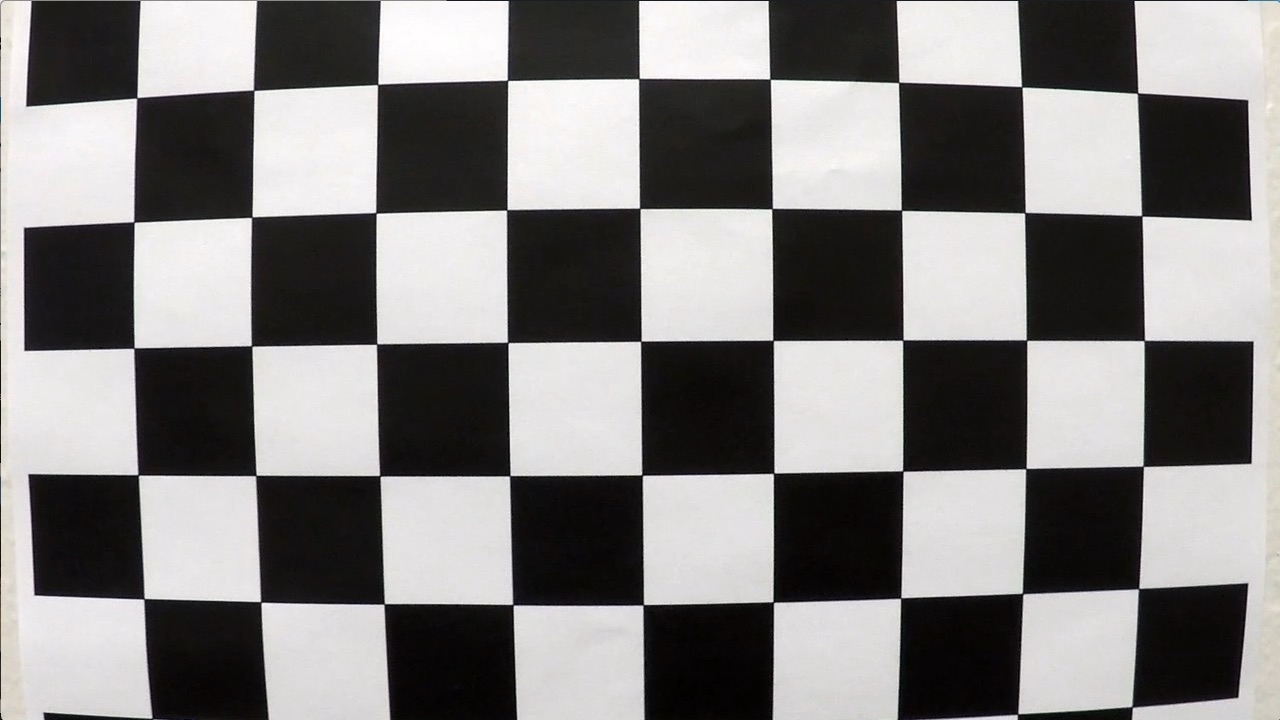
#> input picture Project_2/camera_cal/calibration1.jpg, 1280 x 720 px
$ jupyter execute example.ipynb   (shell and % lines are left out)   (text cells are left out)
#> lines starting #> are read from the running program, lines starting #| are printed output that depends on the picture; after the words box and inside, x2 and y2 are one past the last pixel; in counts of white or black regions, pixels touching at a corner belong together; pictures that were not available may be replaced by others from this repository, and a replacement may not be noted
[cell 1]
import numpy as np
import cv2
import glob
import matplotlib.pyplot as plt

# prepare object points, like (0,0,0), (1,0,0), (2,0,0) ....,(6,5,0)
objp = np.zeros((6*9,3), np.float32)
objp[:,:2] = np.mgrid[0:9,0:6].T.reshape(-1,2)

# Arrays to store object points and image points from all the images.
objpoints = [] # 3d points in real world space
imgpoints = [] # 2d points in image plane.

# Make a list of calibration images
calib_images = glob.glob('../camera_cal/calibration*.jpg')

# Step through the list and search for chessboard corners
imshape = None
for fname in calib_images:
    img = cv2.imread(fname)
#> img is the input picture: shape (720, 1280, 3); mean B, G, R 127.8, 128.4, 130.1

    gray = cv2.cvtColor(img,cv2.COLOR_BGR2GRAY)
    imshape = gray.shape
#> imshape = (720, 1280)

    # Find the chessboard corners
    ret, corners = cv2.findChessboardCorners(gray, (9,6),None)
#> ret = False; corners = None

    # If found, add object points, image points
    if ret == True:
        objpoints.append(objp)
        imgpoints.append(corners)

        # Draw and display the corners
        img = cv2.drawChessboardCorners(img, (9,6), corners, ret)
        cv2.imshow('img',img)
        cv2.waitKey(500)
#> pass 2 of the loop `for fname in calib_images:`:
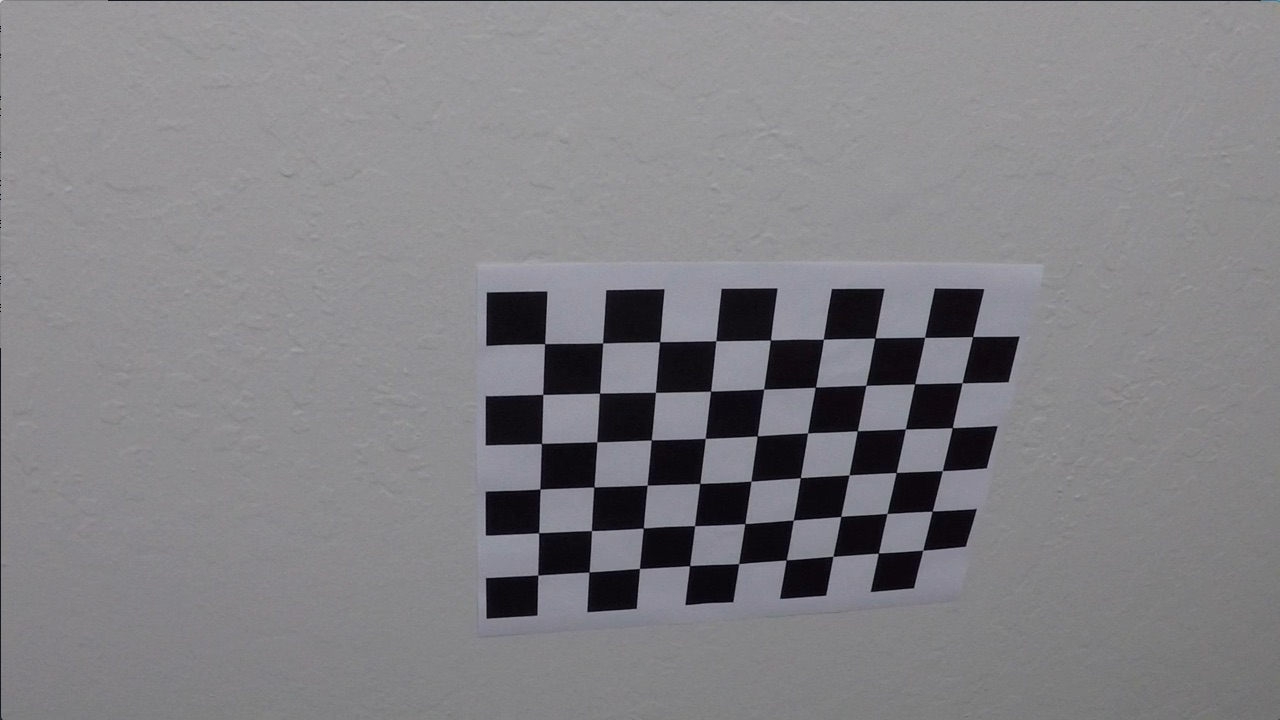
#> input picture Project_2/camera_cal/calibration10.jpg, 1280 x 720 px
#> img is the input picture: shape (720, 1280, 3); mean B, G, R 133.1, 129.4, 130.2
#> `ret, corners = cv2.findChessboardCorners(gray, (9,6),None)`: ret = True; corners = 54 rows, first 8: [545.3, 343.1], [602.7, 342.8], [660.1, 341.3], [715.8, 340.7], [770.6, 340], [823.5, 339.2], [874.3, 338.5], [925.1, 337.4]
#> `img = cv2.drawChessboardCorners(img, (9,6), corners, ret)`:
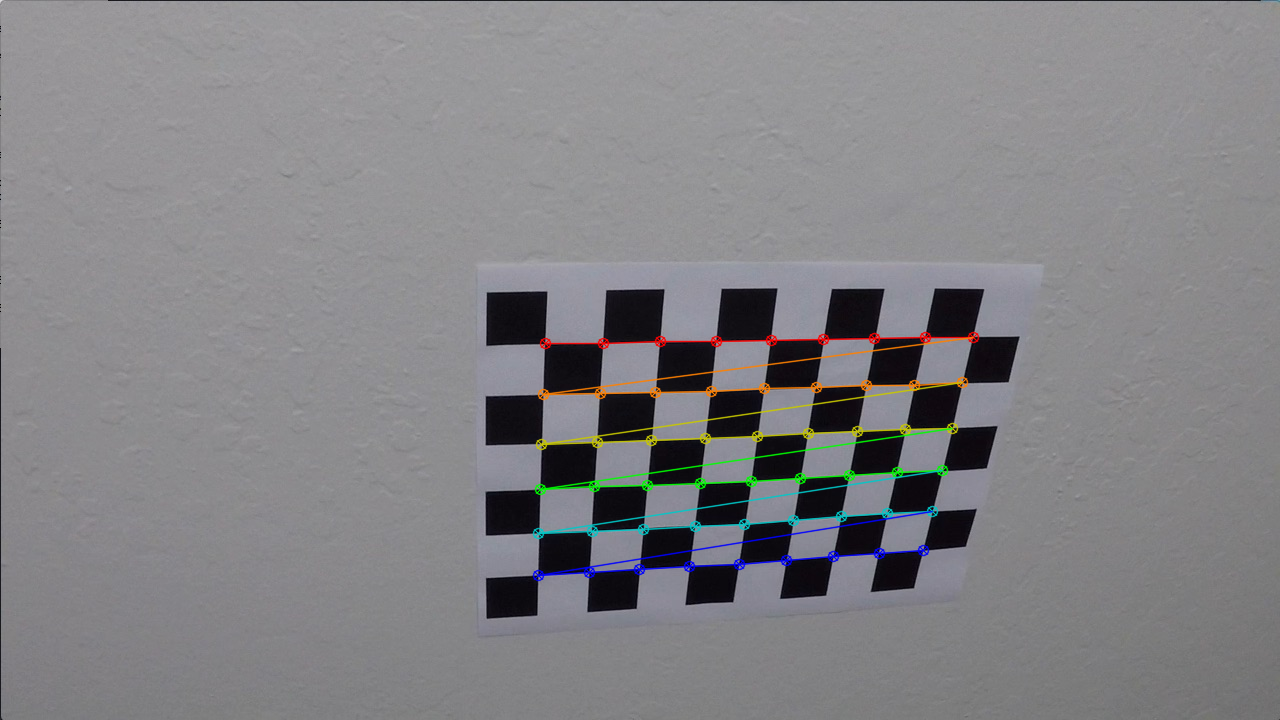
#> img: shape (720, 1280, 3); 1.91% of pixels changed, all inside (x1, y1, x2, y2) = (532, 331, 980, 582)
#> pass 3 of the loop `for fname in calib_images:`:
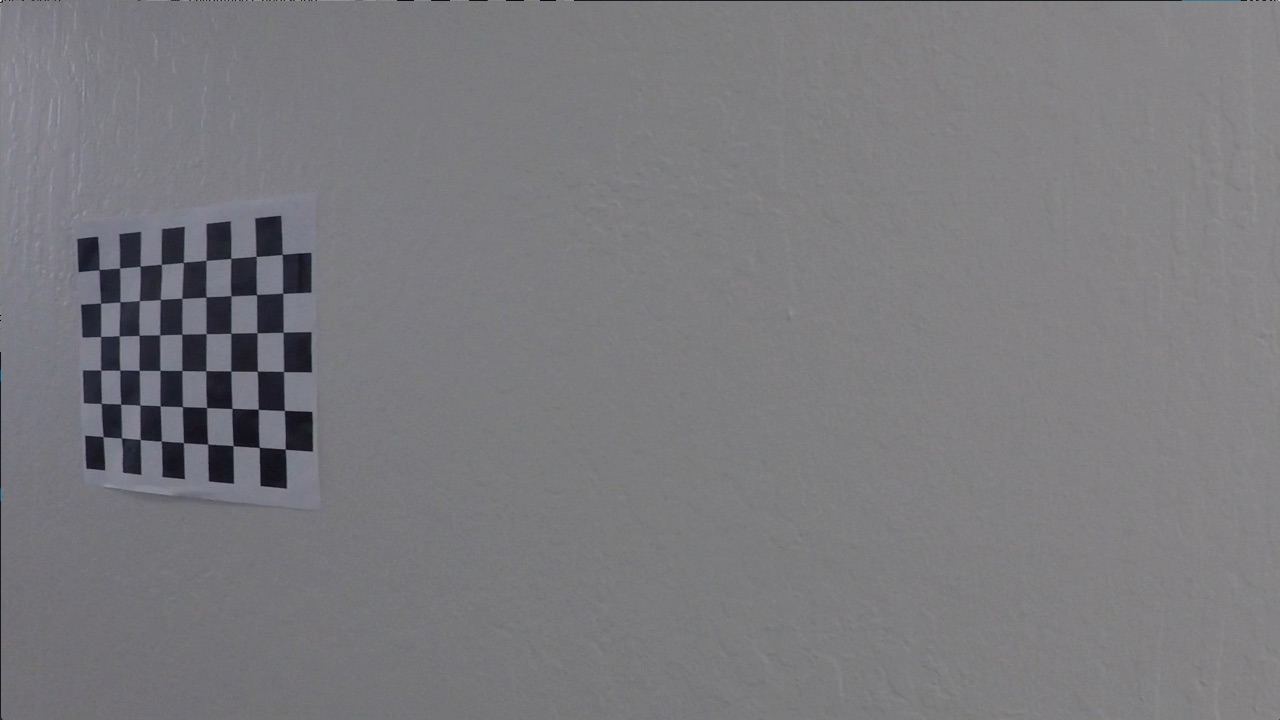
#> input picture Project_2/camera_cal/calibration11.jpg, 1280 x 720 px
#> img is the input picture: shape (720, 1280, 3); mean B, G, R 125.2, 121.7, 122.2
#> corners = 54 rows, first 8: [99.22, 269.6], [119.6, 268], [140.1, 266.1], [161.3, 264.5], [183.3, 262.5], [206.1, 260.3], [230.7, 258.2], [256.2, 256.3]
#> `img = cv2.drawChessboardCorners(img, (9,6), corners, ret)`:
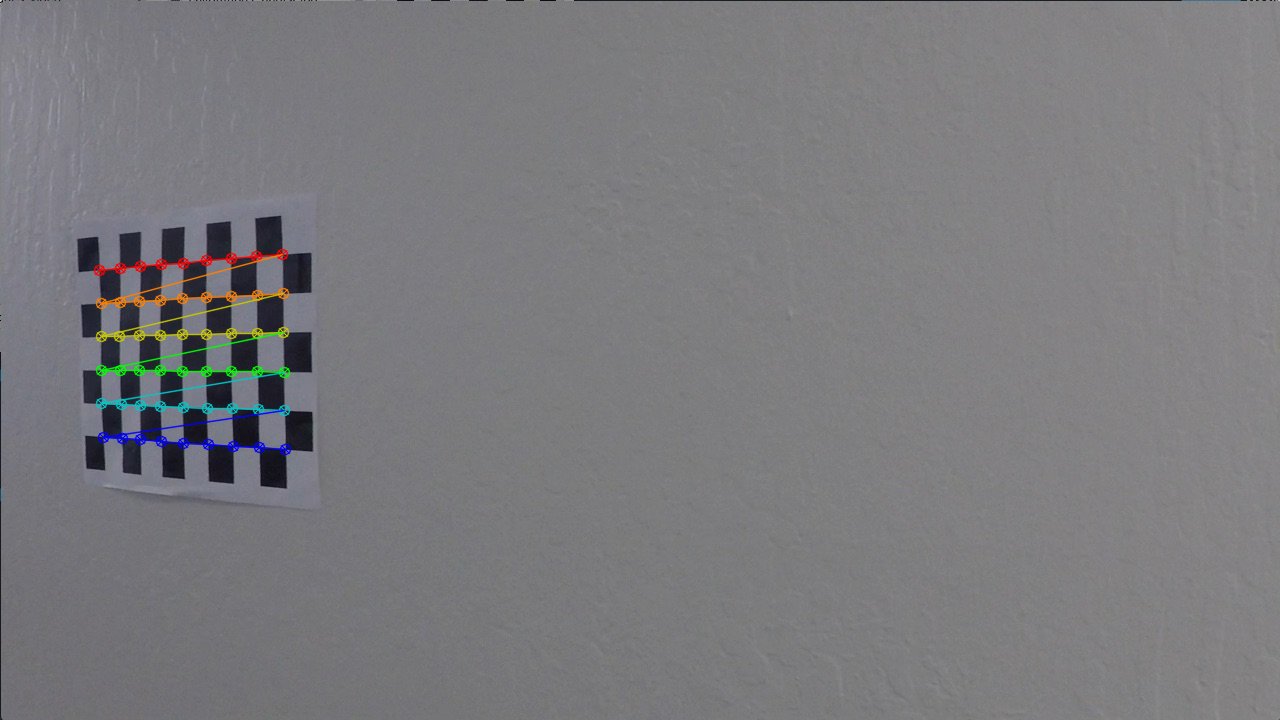
#> img: shape (720, 1280, 3); 1.11% of pixels changed, all inside (x1, y1, x2, y2) = (93, 248, 292, 456)

ret, mtx, dist, rvecs, tvecs = cv2.calibrateCamera(objpoints, imgpoints, imshape[::-1], None, None)
#> ret = 0.644; mtx = [[1057.6, 0, 691.1], [0, 1058.6, 278], [0, 0, 1]]; dist = [[-0.322, 0.709, 0.013, 0.00946, -1.02]]; rvecs = ([0.424, -0.236, 0.0488], [-0.024, 0.4, -0.0295]); tvecs = ([-2.48, 1.1, 17.79], [-17.95, -0.401, 29.17])

[cell 2]
cv2.destroyAllWindows()

[cell 3]
import pickle

with open('undist.pkl', 'wb') as f:
    # Pickle the 'data' dictionary using the highest protocol available.
    pickle.dump({"dist":dist, "mtx": mtx} , f)

[cell 4]
# Make a list of video images
vidcap = cv2.VideoCapture('../project_video.mp4')
frames = []
while True:
    success, img = vidcap.read()
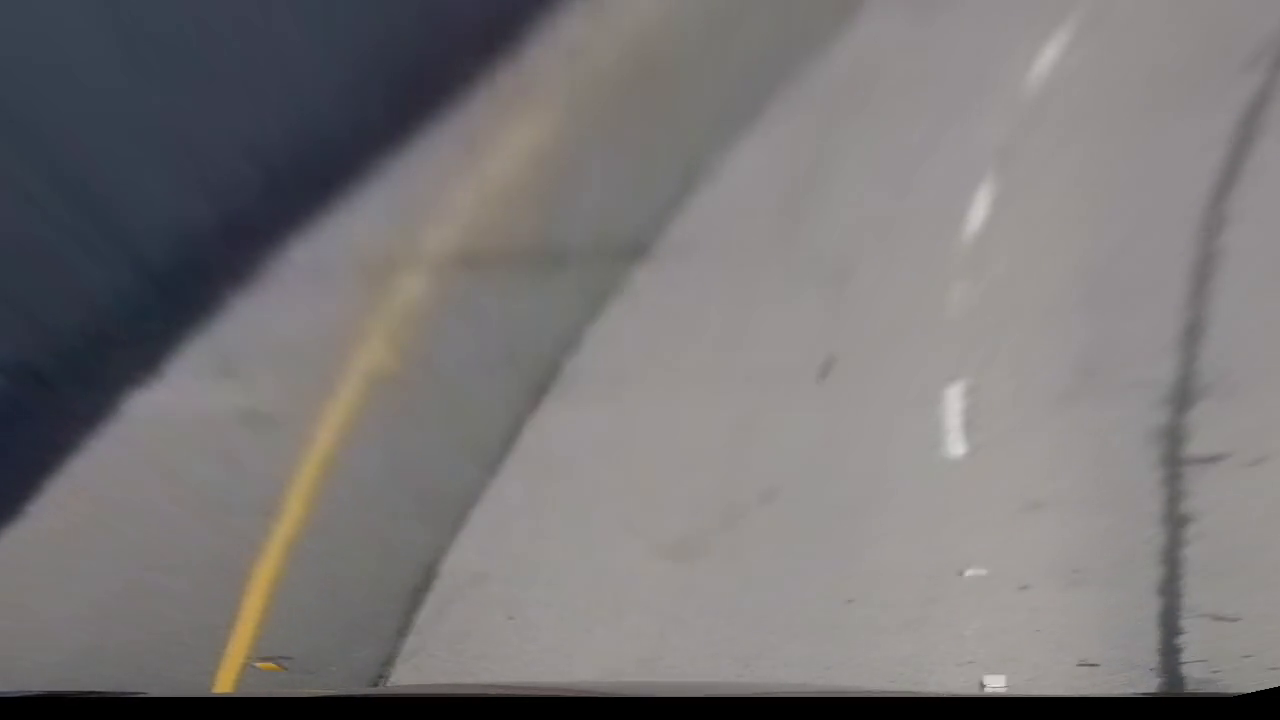
#> input picture frame 48 of Project_2/examples/transform_chall.mp4, 1280 x 720 px, given in place of project_video.mp4, which was not available
#> img is the input picture: shape (720, 1280, 3); mean B, G, R 118.3, 117.7, 120.7
    if not success:
        break

    # undistort image
    undist = cv2.undistort(img, mtx, dist, None, mtx)
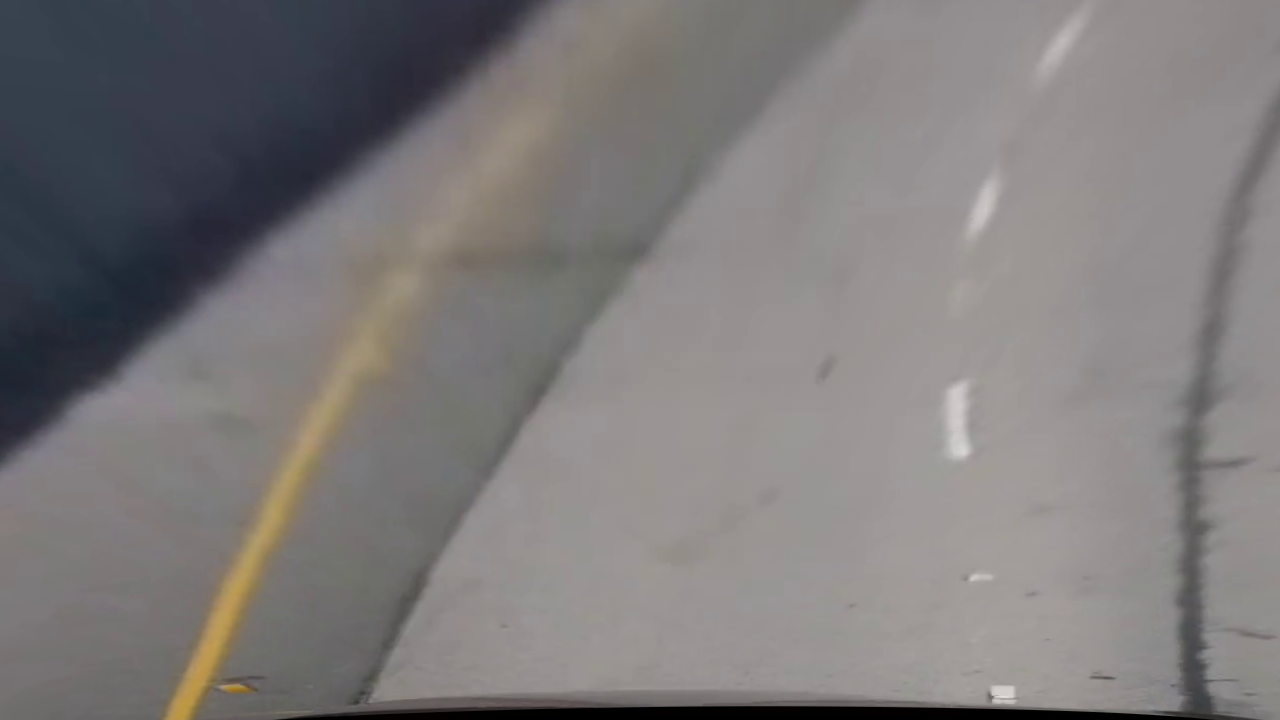
#> undist: shape (720, 1280, 3); mean B, G, R 122.2, 122.1, 125.4

    frames.append(undist)
